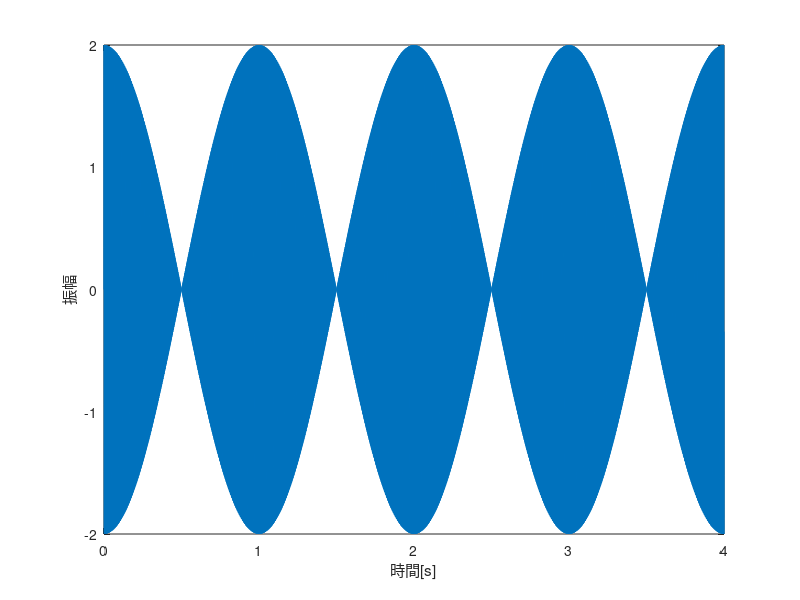

This chart was generated by the following MATLAB code:
close all;
clear;

Fs=16000;           % sampling rate = 16KHz
f1=440;
f2=441;             

t=([0:Fs*4-1]/Fs);  % 4sec for time

func1=sin(2*pi*f1*t);  % sin wave at 440Hz
func2=sin(2*pi*f2*t);  % sin wave at 441Hz
func3=func1+func2;           % func3 = func1+func2

% plots from here
plot(t,func3);         % 440Hz + 441Hz sin wave
axis([0 4 -2 2]);   
xlabel('時間[s]');
ylabel('振幅');
%title('うなり');

soundsc(func3,Fs);